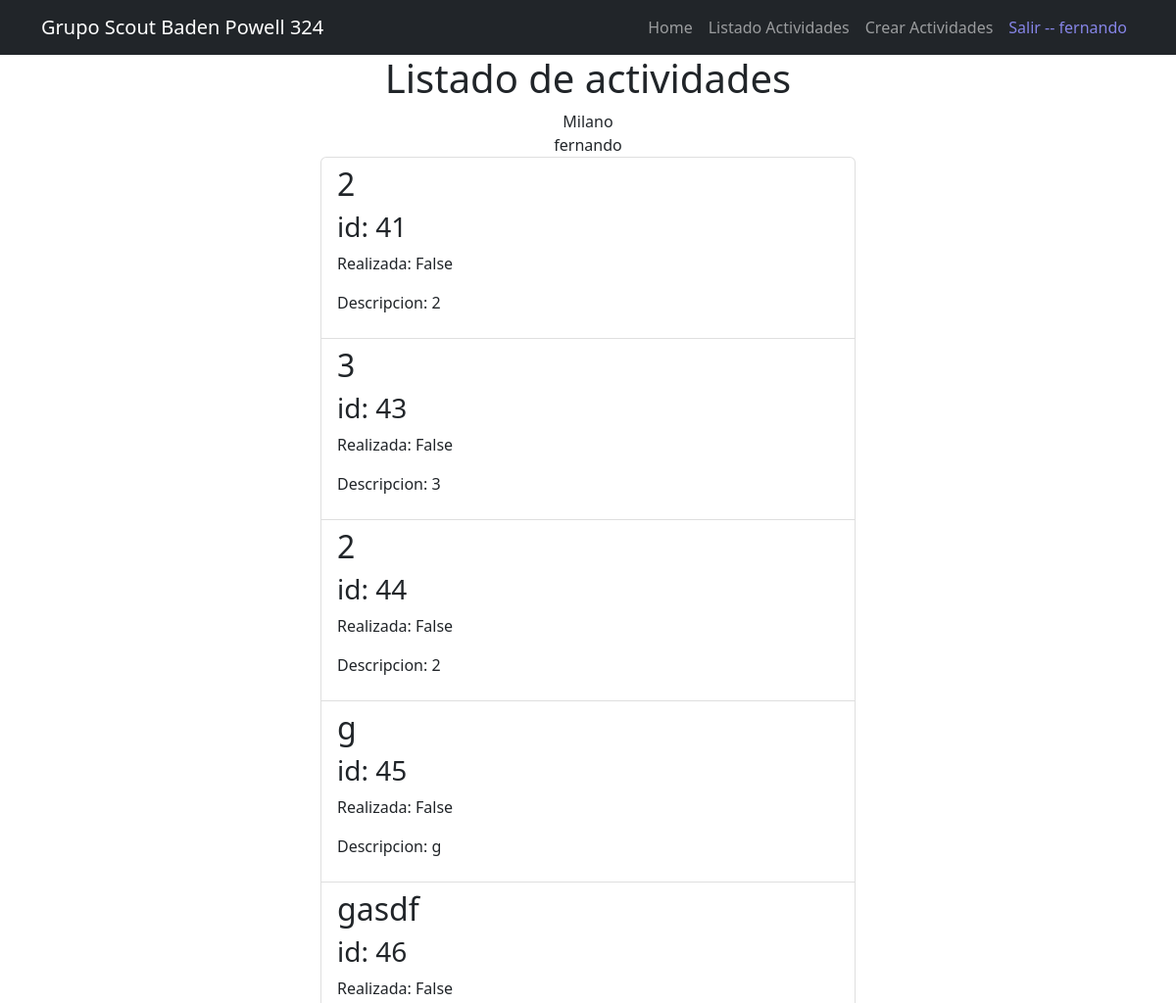
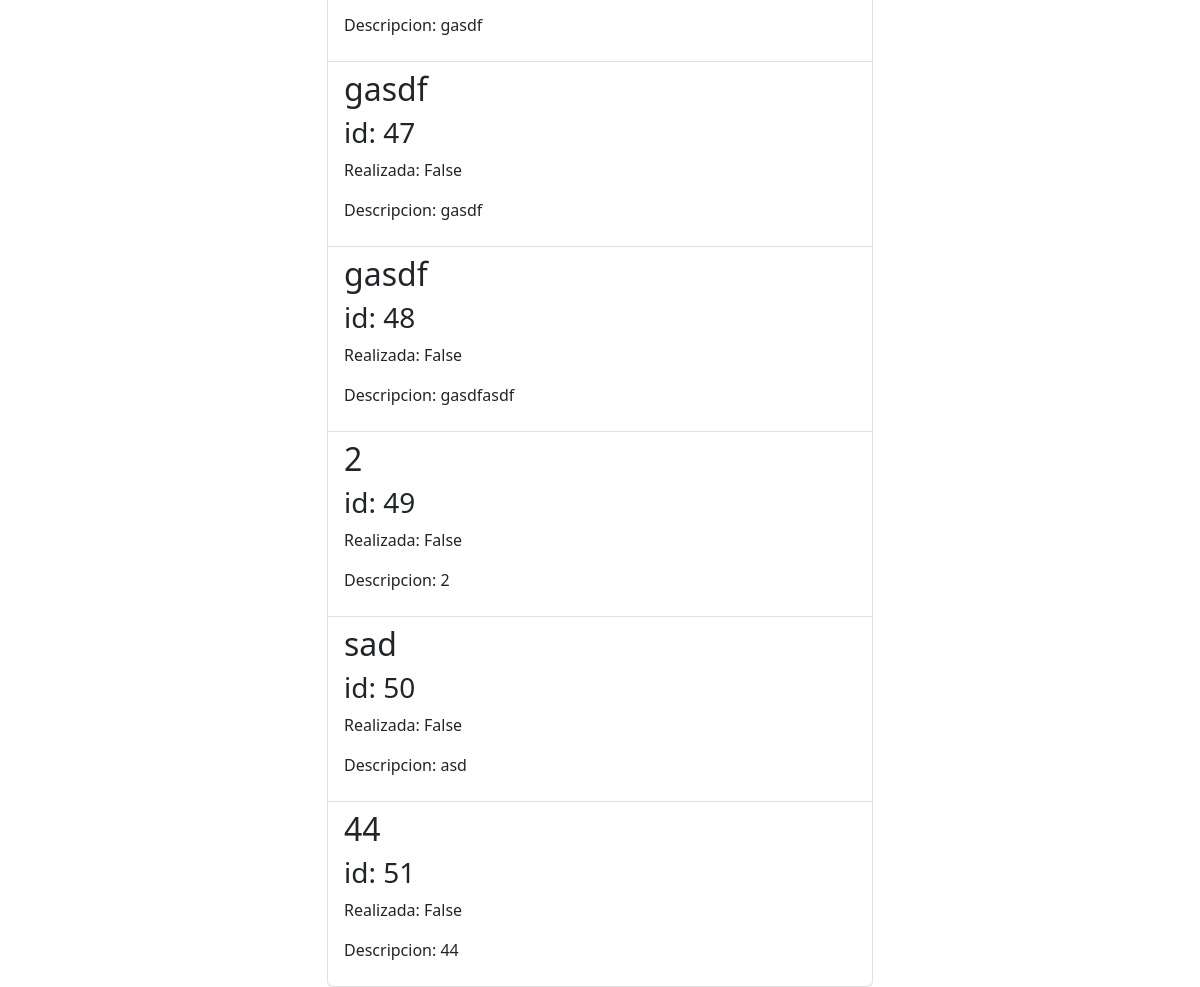
/Actividades/listado (signed in), run on an earlier commit of the app's database (2 pictures, top to bottom).
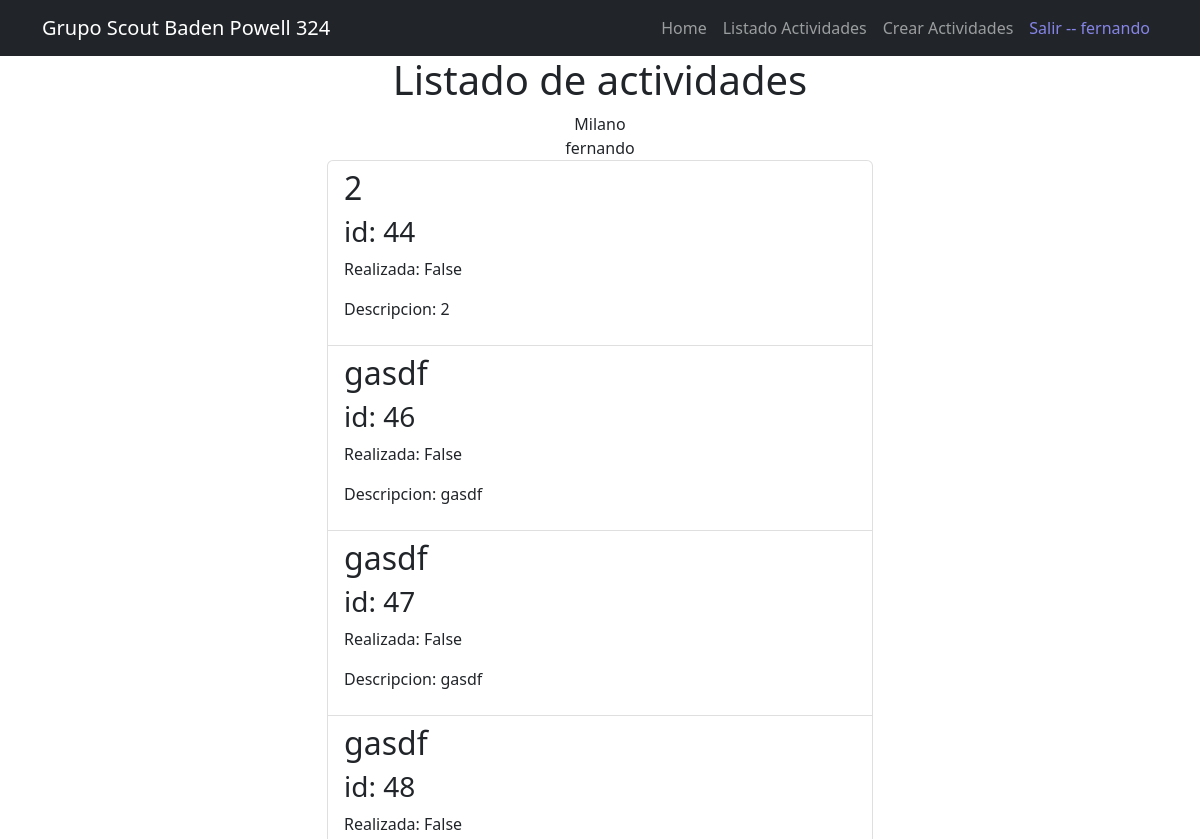
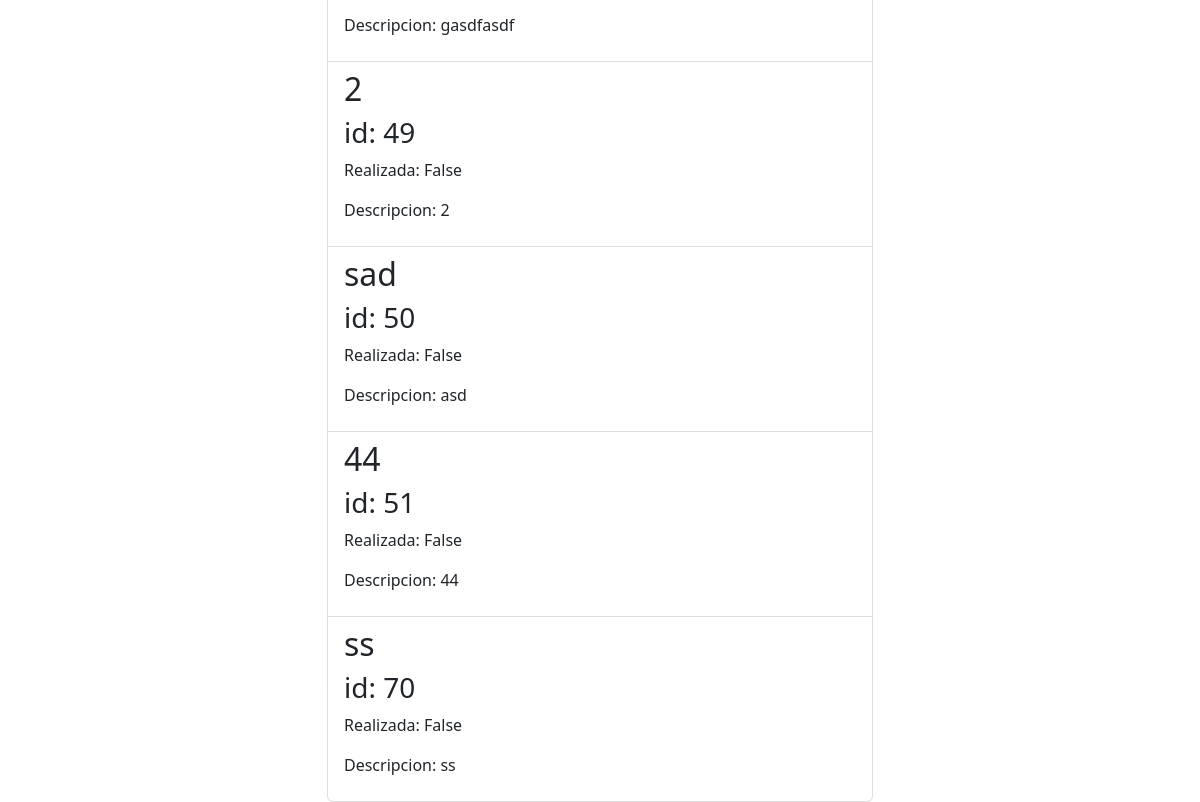
And on a later commit of the database (2 pictures, top to bottom).
### Actividades/models.py (models this page shows, shortened)
class Activity(models.Model):
    titulo = models.CharField(max_length=200, null=True)
    description = models.TextField(max_length=3000,null=True)
    created = models.DateTimeField(auto_now_add=False, default=timezone.now)
    num_responsables = models.IntegerField(default=1, verbose_name="NResponsables")
    num_participantes = models.IntegerField(default=2, verbose_name="NParticipantes")
    tipo_actividad =models.CharField(max_length=100,null=True)
    fecha_evaluacion = models.DateField(null=True, blank=True)
    realizada = models.BooleanField(null=True, blank=True,default=False)
    files = models.FileField(upload_to="Actividades/",null=True, blank=True)
    user = models.ForeignKey(User, on_delete=models.CASCADE)
    files_thumbnail = ProcessedImageField(upload_to="Actividades/",
                                      processors=[ResizeToFill(600, 400)],
                                      format='JPEG',
                                      options={'quality': 60}, null=True, blank=True)

### Actividades/views.py (the view)
# urls.py: path('Actividades/listado', actividadesViews.actividadListado, name='actividades'),
@login_required
def actividadListado(request):
    actividades = Activity.objects.filter(user=request.user)
    Author = 'Milano'
    grupo = 'Grupo Scout Baden Powell'
    return render(request, 'actividadLista.html',
        {
        'user': request.user,
        'autor': Author ,
        'actividades':actividades
        }
    )

### Actividades/templates/actividadLista.html (shortened to what this page needs)
{% extends 'base.html' %} {% block content %}
<main class="container">
    <div class="row">
        <div class="col-md-6 offset-md-3">
            <h1 class="text-center">Listado de actividades</h1>
            <div class="text-center">
                {{autor}}
                <br/> {{user}}
                <br/>
            </div>
            <ul class="list-group">
                {%for activity in actividades%}
                <a class="list-group-item" href="{% url 'actividadDetalle' activity.id %}">
                    <header>
                        <h2>{{activity.titulo }}</h4>
                            <h3>id: {{activity.id}}</h2>
                        <p>Realizada: {{activity.realizada}}</p>
                        <p>Descripcion: {{activity.description}}</p>
                    </header>
                </a>
                {%endfor%}
            </ul>
        </div>
    </div>
</main>
{%endblock%}

### bp_app/templates/base.html (shortened to what this page needs)
<!DOCTYPE html>
<html lang="en">
<head>
    <link rel="stylesheet" href="https://cdn.jsdelivr.net/npm/bootstrap@5.2.0/dist/css/bootstrap.min.css">
</head>
<body>
    {% include '_navbar.html' %} {% block content %} {% endblock %}
</body>
</html>

### bp_app/templates/_navbar.html (shortened to what this page needs)
<nav class="navbar navbar-expand-lg navbar-dark bg-dark">
    <div class="container">
        <a class="navbar-brand" href="/">Grupo Scout Baden Powell 324</a>
        <div class="collapse navbar-collapse" id="navbarNav">
            <ul class="navbar-nav ms-auto">
                <li class="nav-item">
                    <a href="/" class="nav-link">Home</a>
                </li>
                {% if user.is_authenticated %}
                <a class="nav-link" href="/Actividades/listado">Listado Actividades</a>
                <a class="nav-link" href="/Actividades/crear">Crear Actividades</a>
                <li class="nav-item">
                    <a class="nav-link" style="color:#8685e7" href="/logout">Salir -- {{user}}</a>
                </li>
                {% endif %}
            </ul>
        </div>
    </div>
</nav>

What changed in the data, as far as the page shows it:
removed Activity: titulo "2", id "41", realizada "False", description "2"
removed Activity: titulo "3", id "43", realizada "False", description "3"
removed Activity: titulo "g", id "45", realizada "False", description "g"
added Activity: titulo "ss", id "70", realizada "False", description "ss"
